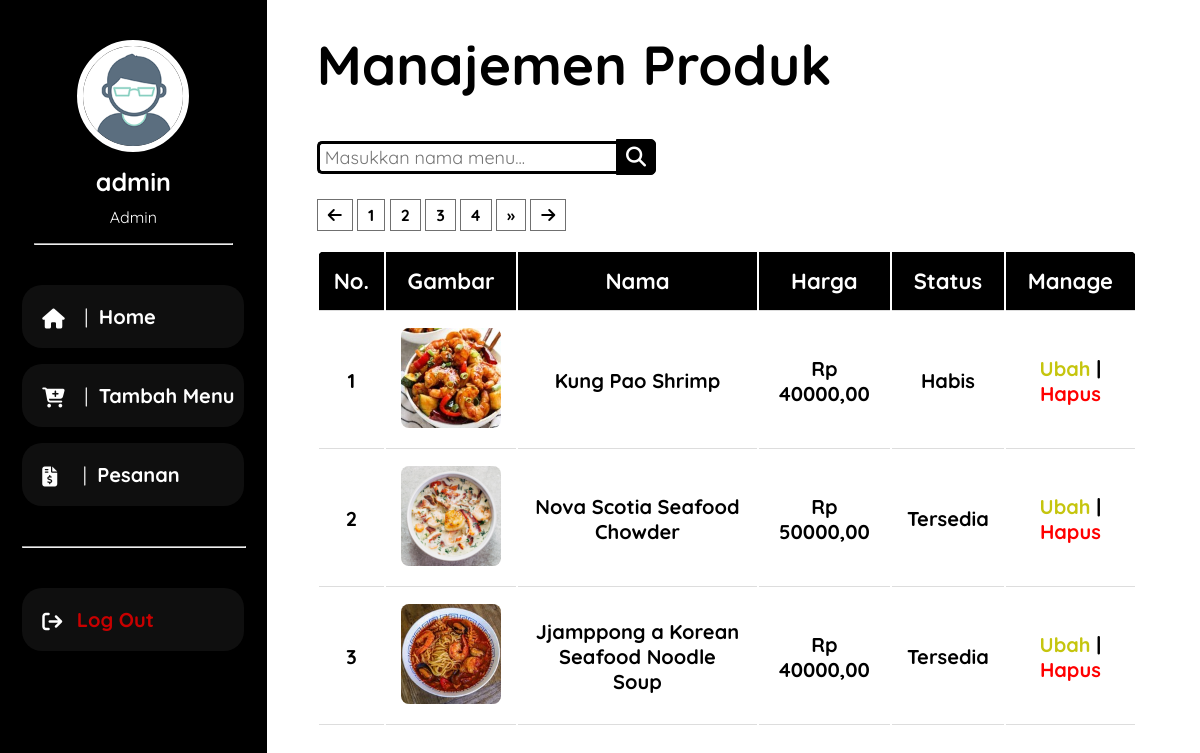
The page /admin/index.php (signed in) on the database its author committed.
### tables this page shows
CREATE TABLE `produk` (
  `idProduk` int(11) NOT NULL,
  `namaProduk` varchar(200) NOT NULL,
  `hargaProduk` int(11) NOT NULL,
  `statusProduk` enum('Tersedia','Habis') NOT NULL,
  `kategoriProduk` enum('Makanan','Minuman') NOT NULL,
  `gambarProduk` varchar(150) NOT NULL,
  `deskripsiProduk` varchar(300) NOT NULL,
  `tglUpload` timestamp NOT NULL DEFAULT current_timestamp()
);

### lib/functions.php (called while the page is built, shortened)
<?php
$conn = mysqli_connect("localhost", "root", "", "uas_pemweb");
function query($query)
{
	global $conn;
	$result = mysqli_query($conn, $query);
	$rows = [];
	while ($row = mysqli_fetch_assoc($result)) {
		$rows[] = $row;
	}
	return $rows;
}

### admin/index.php (the view, shortened to what this page needs)
<?php
require '../lib/functions.php';
$jumlahDataPerHalaman = 3;
$jumlahData = count(query("SELECT * FROM produk"));
$jumlahHalaman = ceil($jumlahData / $jumlahDataPerHalaman);
$halamanAktif = (isset($_GET["halaman"])) ? $_GET["halaman"] : 1;
$awalData = ($jumlahDataPerHalaman * $halamanAktif) - $jumlahDataPerHalaman;
$menu = query("SELECT * FROM produk LIMIT $awalData, $jumlahDataPerHalaman");
?>
<!DOCTYPE html>
<html>
<head>
    <link rel="stylesheet" href="https://cdnjs.cloudflare.com/ajax/libs/font-awesome/6.1.1/css/all.min.css">
    <link rel="stylesheet" href="../css/style.css">
</head>
<body>
    <div class="container">
        <aside>
            <div class="user-info">
                <img src="../img/profile.png" class="profile-picture" width="100px">
                <p id="profile-nama"><?= $_SESSION['username']; ?></p>
                <p id="profile-role"><?= $_SESSION['role']; ?></p>
            </div>
            <hr style="width: 80%;">
            <div class="aside-menu">
                <div class="menu">
                    <i class="fa-solid fa-lg fa-home"></i>
                    <a href="index.php"><span style=" font-weight: lighter; margin: 0 5px;"> | </span> Home</a>
                </div>
                <div class="menu">
                    <i class="fa-solid fa-lg fa-cart-plus"></i>
                    <a href="tambah.php"><span style=" font-weight: lighter; margin: 0 5px;"> | </span> Tambah Menu</a>
                </div>
                <div class="menu">
                    <i class="fa-solid fa-lg fa-file-invoice-dollar"></i>
                    <a href="pesananAdmin.php?statusProduk=menunggukonfirmasi"><span
                            style=" font-weight: lighter; margin: 0 5px; margin-left: 11px;"> |
                        </span>
                        Pesanan</a>
                </div>
                <hr style="width: 100%; margin: 40px 0;">
                <div class="menu">
                    <i class="fa-solid fa-arrow-right-from-bracket fa-lg"></i>
                    <a href="../lib/logout.php" style="color: rgb(200, 0, 0);">Log Out</a>
                </div>
            </div>
        </aside>
        <main>
            <h1>Manajemen Produk</h1>
            <section class="search">
                <form action="" method="POST">
                    <input type="text" class="searchTerm" name="keyword" autofocus autocomplete="off" id="keyword"
                        placeholder="Masukkan nama menu...">
                    <button type="submit" name="cari" class="searchButton">
                        <i class="fa fa-search"></i>
                    </button>
                </form>
            </section>
            <section class="pagination">
                <a href="?halaman=1"><i class="fa-solid fa-arrow-left"></i></a>
                <?php for ($i = 1; $i <= $jumlahHalaman; $i++) : ?>
                <?php if ($i == $halamanAktif) : ?>
                <a href="?halaman=<?= $i; ?>"><?= $i; ?></a>
                <?php else : ?>
                <a href="?halaman=<?= $i; ?>"><?= $i; ?></a>
                <?php endif; ?>
                <?php endfor; ?>
                <?php if ($halamanAktif < $jumlahHalaman) : ?>
                <a href="?halaman=<?= $halamanAktif + 1; ?>">&raquo;</a>
                <?php endif; ?>
                <a href="?halaman=<?= $jumlahHalaman; ?>"><i class="fa-solid fa-arrow-right"></i></a>
            </section>
            <div class="list-product">
                <table>
                    <tr>
                        <th>No.</th>
                        <th>Gambar</th>
                        <th>Nama</th>
                        <th>Harga</th>
                        <th>Status</th>
                        <th>Manage</th>
                    </tr>
                    <?php $i = 1; ?>
                    <?php foreach ($menu as $row) : ?>
                    <tr>
                        <td><?= $i; ?></td>
                        <td><img src="../img/<?= $row["gambarProduk"]; ?>" width="50"></td>
                        <td><a href="detail.php?idProduk=<?= $row["idProduk"]; ?>"
                                class="nama-product"><?= $row["namaProduk"]; ?></a></td>
                        <td>Rp <?= $row["hargaProduk"]; ?>,00</td>
                        <td><?= $row["statusProduk"]; ?></td>
                        <td>
                            <a href="ubah.php?idProduk=<?= $row["idProduk"]; ?>"
                                style="color: rgb(197, 197, 14);">Ubah</a>
                            |
                            <a href="hapus.php?idProduk=<?= $row["idProduk"]; ?>"
                                onclick="return confirm('Yakin ingin menghapus data?');" style="color: red;">Hapus</a>
                        </td>
                    </tr>
                    <?php $i++; ?>
                    <?php endforeach; ?>
                </table>
            </div>
        </main>
    </div>
</body>
</html>

### css/style.css (style rules this page uses)
body { margin: 0; padding: 0; box-sizing: border-box; max-height: 100vh; }
.container { width: 100%; font-family: Quicksand; display: flex; }
main { width: 1400px; box-sizing: border-box; padding: 30px 20px 0 50px; }
main h1 { margin: 0; padding: 0; font-size: 55px; font-weight: bold; }
input { border-radius: 5px; width: 350px; padding: 8px 8px; box-sizing: border-box; font-family: Quicksand; font-size: 18px; }
.search { margin-top: 40px; display: flex; }
.searchTerm { width: 300px; border: 3px solid #000000; border-right: none; padding: 5px; height: 33px; border-radius: 5px 0 0 5px; outline: none; color: #9dbfaf; }
.searchButton { margin-left: -5px; width: 40px; height: 36px; border: 1px solid #000000; background: #000000; text-align: center; color: #fff; border-radius: 0 5px 5px 0; cursor: pointer; font-size: 20px; }
.list-product { width: 95%; margin-top: 25px; box-sizing: border-box; border-top-left-radius: 10px; border-top-right-radius: 10px; overflow: hidden; }
.list-product table { width: 100%; text-align: center; }
.list-product img { width: 100px; border-radius: 8px; }
.list-product th, td { border-bottom: 1px solid #ddd; padding: 15px; }
.list-product th { font-size: 22px; background-color: #000000; color: white; }
.list-product td { font-size: 20px; font-weight: bold; }
.list-product a { text-decoration: none; color: black; }
aside { box-sizing: border-box; width: 400px; background-color: black; padding: 10px; color: white; min-height: 100vh; }
aside i { margin-left: 20px; }
.user-info { text-align: center; }
.user-info img { border-radius: 100%; border: 6px solid white; margin-top: 30px; }
.user-info #profile-nama { margin-top: 10px; font-weight: bold; font-size: 25px; }
.user-info #profile-role { margin-top: -15px; }
.aside-menu { width: 90%; margin: auto; text-align: left; margin-top: 40px; }
.aside-menu .menu { box-sizing: border-box; padding: 19px 0; background-color: rgb(15, 15, 15); margin-bottom: 16px; border-radius: 20px; cursor: pointer; align-items: center; }
.aside-menu .menu a { color: white; font-size: 20px; text-decoration: none; font-weight: bold; margin-left: 10px; }
.pagination { margin-top: 30px; }
.pagination a { text-decoration: none; color: #000000; font-weight: bold; background-color: white; border: 1px solid rgb(112, 112, 112); padding: 5px 10px; }

### rows shown on the page
produk: gambarProduk (picture), namaProduk "Kung Pao Shrimp", hargaProduk "40000", statusProduk "Habis"
produk: gambarProduk (picture), namaProduk "Nova Scotia Seafood Chowder", hargaProduk "50000", statusProduk "Tersedia"
produk: gambarProduk (picture), namaProduk "Jjamppong a Korean Seafood Noodle Soup", hargaProduk "40000", statusProduk "Tersedia"

### other values the page prints
$_SESSION['username'] "admin"
$_SESSION['role'] "Admin"
